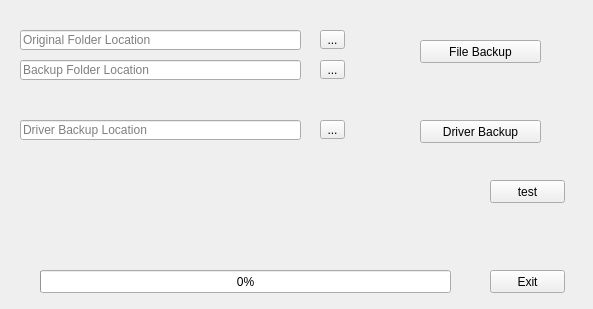
<?xml version="1.0" encoding="UTF-8"?>
<ui version="4.0">
 <class>frmUtilities</class>
 <widget class="QWidget" name="frmUtilities">
  <property name="geometry">
   <rect>
    <x>0</x>
    <y>0</y>
    <width>593</width>
    <height>309</height>
   </rect>
  </property>
  <property name="windowTitle">
   <string>Utilities</string>
  </property>
  <widget class="QLineEdit" name="tbxFrom">
   <property name="geometry">
    <rect>
     <x>20</x>
     <y>30</y>
     <width>281</width>
     <height>20</height>
    </rect>
   </property>
   <property name="focusPolicy">
    <enum>Qt::StrongFocus</enum>
   </property>
   <property name="placeholderText">
    <string>Original Folder Location</string>
   </property>
  </widget>
  <widget class="QLineEdit" name="tbxTo">
   <property name="geometry">
    <rect>
     <x>20</x>
     <y>60</y>
     <width>281</width>
     <height>20</height>
    </rect>
   </property>
   <property name="focusPolicy">
    <enum>Qt::StrongFocus</enum>
   </property>
   <property name="placeholderText">
    <string>Backup Folder Location</string>
   </property>
  </widget>
  <widget class="QToolButton" name="tbnFrom">
   <property name="geometry">
    <rect>
     <x>320</x>
     <y>30</y>
     <width>25</width>
     <height>19</height>
    </rect>
   </property>
   <property name="text">
    <string>...</string>
   </property>
  </widget>
  <widget class="QToolButton" name="tbnTo">
   <property name="geometry">
    <rect>
     <x>320</x>
     <y>60</y>
     <width>25</width>
     <height>19</height>
    </rect>
   </property>
   <property name="text">
    <string>...</string>
   </property>
  </widget>
  <widget class="QPushButton" name="btnBackup">
   <property name="geometry">
    <rect>
     <x>420</x>
     <y>40</y>
     <width>121</width>
     <height>23</height>
    </rect>
   </property>
   <property name="text">
    <string>File Backup</string>
   </property>
  </widget>
  <widget class="QPushButton" name="btnExit">
   <property name="geometry">
    <rect>
     <x>490</x>
     <y>270</y>
     <width>75</width>
     <height>23</height>
    </rect>
   </property>
   <property name="text">
    <string>Exit</string>
   </property>
  </widget>
  <widget class="QLineEdit" name="tbxDriver">
   <property name="geometry">
    <rect>
     <x>20</x>
     <y>120</y>
     <width>281</width>
     <height>20</height>
    </rect>
   </property>
   <property name="placeholderText">
    <string>Driver Backup Location</string>
   </property>
  </widget>
  <widget class="QToolButton" name="tbnDriver">
   <property name="geometry">
    <rect>
     <x>320</x>
     <y>120</y>
     <width>25</width>
     <height>19</height>
    </rect>
   </property>
   <property name="text">
    <string>...</string>
   </property>
  </widget>
  <widget class="QPushButton" name="btnDriver">
   <property name="geometry">
    <rect>
     <x>420</x>
     <y>120</y>
     <width>121</width>
     <height>23</height>
    </rect>
   </property>
   <property name="text">
    <string>Driver Backup</string>
   </property>
  </widget>
  <widget class="QPushButton" name="btnTest">
   <property name="geometry">
    <rect>
     <x>490</x>
     <y>180</y>
     <width>75</width>
     <height>23</height>
    </rect>
   </property>
   <property name="text">
    <string>test</string>
   </property>
  </widget>
  <widget class="QProgressBar" name="pbrFiles">
   <property name="geometry">
    <rect>
     <x>40</x>
     <y>270</y>
     <width>411</width>
     <height>23</height>
    </rect>
   </property>
   <property name="value">
    <number>0</number>
   </property>
  </widget>
 </widget>
 <resources/>
 <connections/>
</ui>
